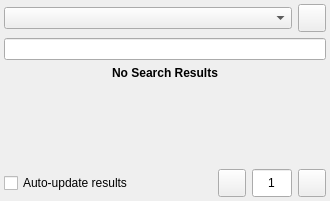
<?xml version="1.0" encoding="UTF-8"?>
<ui version="4.0">
 <class>searchwidget_base</class>
 <widget class="QWidget" name="searchwidget_base">
  <property name="windowModality">
   <enum>Qt::NonModal</enum>
  </property>
  <property name="geometry">
   <rect>
    <x>0</x>
    <y>0</y>
    <width>330</width>
    <height>201</height>
   </rect>
  </property>
  <property name="sizePolicy">
   <sizepolicy hsizetype="Preferred" vsizetype="Fixed">
    <horstretch>0</horstretch>
    <verstretch>0</verstretch>
   </sizepolicy>
  </property>
  <property name="windowTitle">
   <string>choqoK</string>
  </property>
  <property name="autoFillBackground">
   <bool>true</bool>
  </property>
  <layout class="QGridLayout" name="gridLayout_2">
   <property name="margin">
    <number>4</number>
   </property>
   <item row="3" column="0" colspan="4">
    <widget class="QScrollArea" name="searchScroll">
     <property name="sizePolicy">
      <sizepolicy hsizetype="Preferred" vsizetype="Expanding">
       <horstretch>0</horstretch>
       <verstretch>0</verstretch>
      </sizepolicy>
     </property>
     <property name="frameShape">
      <enum>QFrame::NoFrame</enum>
     </property>
     <property name="frameShadow">
      <enum>QFrame::Plain</enum>
     </property>
     <property name="widgetResizable">
      <bool>true</bool>
     </property>
     <widget class="QWidget" name="frameSearch">
      <property name="geometry">
       <rect>
        <x>0</x>
        <y>0</y>
        <width>322</width>
        <height>71</height>
       </rect>
      </property>
      <layout class="QVBoxLayout" name="verticalLayout_8">
       <property name="spacing">
        <number>0</number>
       </property>
       <property name="margin">
        <number>0</number>
       </property>
       <item>
        <layout class="QVBoxLayout" name="searchLayout">
         <property name="spacing">
          <number>1</number>
         </property>
         <item>
          <spacer name="verticalSpacer">
           <property name="orientation">
            <enum>Qt::Vertical</enum>
           </property>
           <property name="sizeHint" stdset="0">
            <size>
             <width>20</width>
             <height>0</height>
            </size>
           </property>
          </spacer>
         </item>
        </layout>
       </item>
      </layout>
     </widget>
    </widget>
   </item>
   <item row="2" column="0" colspan="4">
    <widget class="QLabel" name="lblStatus">
     <property name="font">
      <font>
       <weight>75</weight>
       <bold>true</bold>
      </font>
     </property>
     <property name="text">
      <string>No Search Results</string>
     </property>
     <property name="alignment">
      <set>Qt::AlignCenter</set>
     </property>
    </widget>
   </item>
   <item row="4" column="0">
    <widget class="QCheckBox" name="chkAutoUpdate">
     <property name="text">
      <string>Auto-update results</string>
     </property>
    </widget>
   </item>
   <item row="1" column="0" colspan="4">
    <widget class="KLineEdit" name="txtSearch">
     <property name="maxLength">
      <number>140</number>
     </property>
     <property name="clickMessage" stdset="0">
      <string>Enter search query here</string>
     </property>
     <property name="showClearButton" stdset="0">
      <bool>true</bool>
     </property>
    </widget>
   </item>
   <item row="0" column="0" colspan="3">
    <widget class="KComboBox" name="comboSearchType"/>
   </item>
   <item row="4" column="1">
    <widget class="QPushButton" name="btnBack">
     <property name="sizePolicy">
      <sizepolicy hsizetype="Ignored" vsizetype="Fixed">
       <horstretch>0</horstretch>
       <verstretch>0</verstretch>
      </sizepolicy>
     </property>
     <property name="minimumSize">
      <size>
       <width>28</width>
       <height>28</height>
      </size>
     </property>
     <property name="maximumSize">
      <size>
       <width>28</width>
       <height>28</height>
      </size>
     </property>
     <property name="toolTip">
      <string>Previous page</string>
     </property>
     <property name="text">
      <string/>
     </property>
    </widget>
   </item>
   <item row="4" column="3">
    <widget class="QPushButton" name="btnForward">
     <property name="sizePolicy">
      <sizepolicy hsizetype="Ignored" vsizetype="Fixed">
       <horstretch>0</horstretch>
       <verstretch>0</verstretch>
      </sizepolicy>
     </property>
     <property name="minimumSize">
      <size>
       <width>28</width>
       <height>28</height>
      </size>
     </property>
     <property name="maximumSize">
      <size>
       <width>28</width>
       <height>28</height>
      </size>
     </property>
     <property name="toolTip">
      <string>Next page</string>
     </property>
     <property name="text">
      <string/>
     </property>
     <property name="flat">
      <bool>false</bool>
     </property>
    </widget>
   </item>
   <item row="0" column="3">
    <widget class="QPushButton" name="btnRefresh">
     <property name="sizePolicy">
      <sizepolicy hsizetype="Ignored" vsizetype="Fixed">
       <horstretch>0</horstretch>
       <verstretch>0</verstretch>
      </sizepolicy>
     </property>
     <property name="minimumSize">
      <size>
       <width>28</width>
       <height>28</height>
      </size>
     </property>
     <property name="maximumSize">
      <size>
       <width>28</width>
       <height>28</height>
      </size>
     </property>
     <property name="toolTip">
      <string>Refresh</string>
     </property>
     <property name="text">
      <string/>
     </property>
    </widget>
   </item>
   <item row="4" column="2">
    <widget class="KLineEdit" name="txtPage">
     <property name="sizePolicy">
      <sizepolicy hsizetype="Ignored" vsizetype="Fixed">
       <horstretch>0</horstretch>
       <verstretch>0</verstretch>
      </sizepolicy>
     </property>
     <property name="minimumSize">
      <size>
       <width>40</width>
       <height>28</height>
      </size>
     </property>
     <property name="maximumSize">
      <size>
       <width>40</width>
       <height>28</height>
      </size>
     </property>
     <property name="text">
      <string>1</string>
     </property>
     <property name="maxLength">
      <number>32767</number>
     </property>
     <property name="frame">
      <bool>true</bool>
     </property>
     <property name="alignment">
      <set>Qt::AlignCenter</set>
     </property>
    </widget>
   </item>
  </layout>
 </widget>
 <layoutdefault spacing="6" margin="11"/>
 <pixmapfunction>qPixmapFromMimeSource</pixmapfunction>
 <customwidgets>
  <customwidget>
   <class>KComboBox</class>
   <extends>QComboBox</extends>
   <header>kcombobox.h</header>
  </customwidget>
  <customwidget>
   <class>KLineEdit</class>
   <extends>QLineEdit</extends>
   <header>klineedit.h</header>
  </customwidget>
 </customwidgets>
 <resources/>
 <connections/>
</ui>
